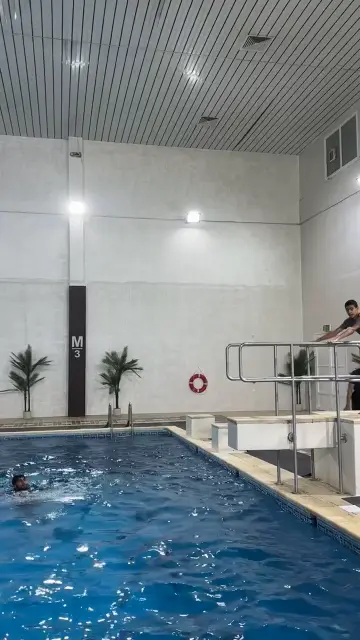
#> input picture media/bv103.webp, 360 x 640 px
$ python -i reorder.py   (imports and definitions only)
#> lines starting #> are read from the running program, lines starting #| are printed output that depends on the picture
import glob,os,re,subprocess,json
from datetime import datetime
import numpy as np
from PIL import Image, ImageOps
A='/mnt/user-data/attachments/6afa5792-2fee-5e66-b772-30d3184072c0'; U='/mnt/user-data/uploads'; M='/home/claude/club/deploy/media'
# [1 line not run here, left out]
VL='5085 5232 1803 1805 5373 5531 5596 5627 5760 5766 5780 5783 5860 5861 5862 5863 5879 1976 0414 6164 6167 6170 6171 6174 6176 6179 6181 6185 6188 2131 2132 2133 5102 0480 0481 0482 0483 0496 0498 0523 0532 0533 0534 0535 0536 0537 0538 0539 0541 0542 0543 0544 0562 0564 0565 0566 0567 0569 0570 0571 0587 6596 6689 6704 6714 6760 6762 6765 6771 6773 6776 6779 6781 6782 6783 6803 6826 6834 6979 6992 6995 6996 7158 7324 7376 7391 7392 2408 7410 7411 7412 7413 7414 7415 7416 7418 7420 7421 7544 7546 7598 7665 7668 7669 7676 7678 7680 7681 7683 7686 7687 7688 7689 7692 7693 7697 7699 7701 7702 7707 7719 7720 7723 7724 7725 7726 7727 7728 7730 7736 7745 7748 7751 7755 7756 7757 7758 7761 7768 7769 7772 7776 7777 7795 7796 7800 7808 7813 7885 7886 X7930 7934 7935 7965 7967 7968 7970 7971 7972 7977 7980 7981 7982 7989 7991 8015 8047 8048 8049 8050 8061'.split()
# [1 line not run here, left out]
def probe(f,k='format=duration'):
    return subprocess.run(['ffprobe','-v','error','-show_entries',k,'-of','csv=p=0',f],capture_output=True,text=True).stdout.strip()
# originals movs with duration + date + IMG num
movs={}
# [5 lines not run here, left out]
# batches -> item info
items={}
bi=0
batches=sorted(glob.glob('b*'),key=lambda p:int(p[1:]))
pos=0
# [4 lines not run here, left out]
# map images: seq image entries appear in batch order; collect all jpgs in batch order
allimgs=[x for b in batches for x in sorted(y for y in glob.glob(b+'/*') if y.lower().endswith(('.jpg','.png')))]
ii=0
info=[]
# [1 line that did not run here, left out]
# [15 lines not run here, left out]
def ts(s): return datetime.fromisoformat(s.replace('Z','+00:00')).timestamp()
# [3 lines not run here, left out]
# phone families by IMG number: anchors = videos
fam=lambda n: None if n is None else (3 if n==5102 else 0 if 5000<=n<=7999 else 1 if n<1000 else 2)

# [10 lines not run here, left out]
# undated images (no number or no anchors): visual similarity to dated images
def feat(f):
#> called with f = '../../media/bv103.webp'
    im=ImageOps.exif_transpose(Image.open(f)).convert('RGB').resize((32,32))
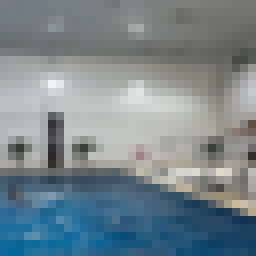
#> im: PIL image 32x32 RGB (shown 8 times larger); mean R, G, B 119.6, 133.5, 140.2
    a=np.asarray(im,float)/255; h=np.concatenate([np.histogram(a[...,c],16,(0,1))[0] for c in range(3)]).astype(float)
#> after `h = np.concatenate([np.histogram(a[..., c], 16, (0, 1))[0] for c in ra`: h = 48 values, max 227 at index 23, min 0 at index 16, mean 64
    return h/h.sum()
dated=[o for o in info if o['kind']=='i' and 'T' in o]
F={o['id']:feat(o['file']) for o in info if o['kind']=='i'}
# [6 lines not run here, left out]
order=sorted(range(len(info)),key=lambda k:(info[k]['T'],k))
new=[info[k]['id'] for k in order]
# [3 lines not run here, left out]

>>> result = feat('../../media/bv103.webp')
#> result = 48 values, max 0.0739 at index 23, min 0 at index 16, mean 0.0208

$ run again, on media/bv123.webp
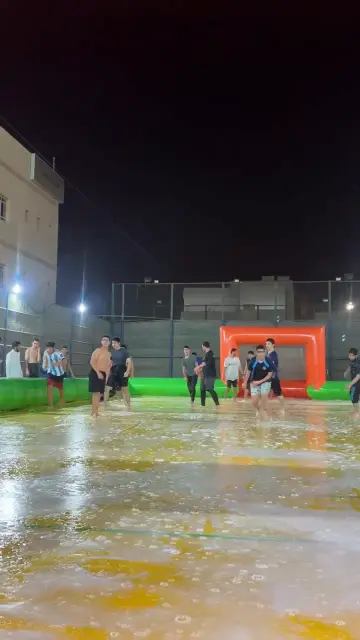
#> input picture media/bv123.webp, 360 x 640 px
#> in feat, `im=ImageOps.exif_transpose(Image.open(f)).convert('RGB').resize((32,32))`:
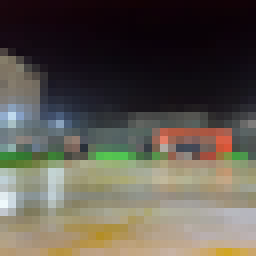
#> im: PIL image 32x32 RGB (shown 8 times larger); mean R, G, B 92.7, 87.1, 77.5
#> h = 48 values, max 314 at index 16, min 0 at index 15, mean 64
#> result = 48 values, max 0.102 at index 16, min 0 at index 15, mean 0.0208

$ run again, on media/bv132.webp
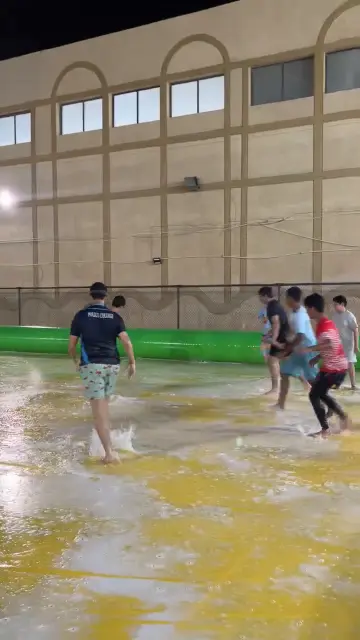
#> input picture media/bv132.webp, 360 x 640 px
#> in feat, `im=ImageOps.exif_transpose(Image.open(f)).convert('RGB').resize((32,32))`:
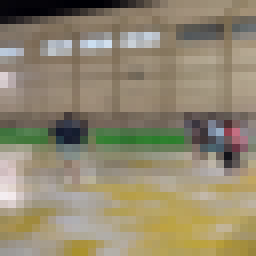
#> im: PIL image 32x32 RGB (shown 8 times larger); mean R, G, B 144.9, 135.4, 111.4
#> h = 48 values, max 226 at index 39, min 0 at index 31, mean 64
#> result = 48 values, max 0.0736 at index 39, min 0 at index 31, mean 0.0208

$ run again, on media/bv133.webp
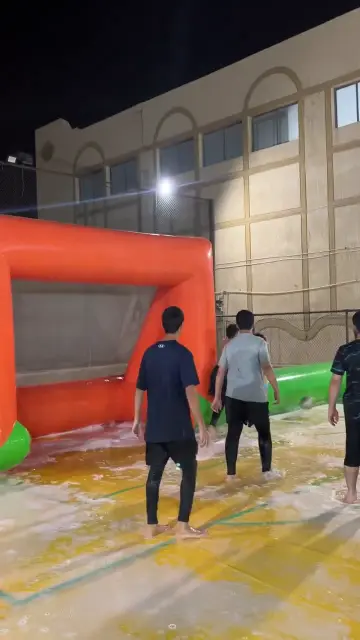
#> input picture media/bv133.webp, 360 x 640 px
#> in feat, `im=ImageOps.exif_transpose(Image.open(f)).convert('RGB').resize((32,32))`:
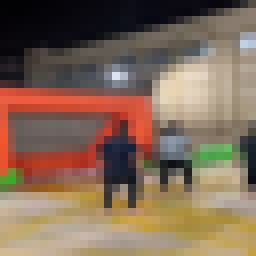
#> im: PIL image 32x32 RGB (shown 8 times larger); mean R, G, B 129.3, 105.9, 87.2
#> h = 48 values, max 152 at index 21, min 0 at index 31, mean 64
#> result = 48 values, max 0.0495 at index 21, min 0 at index 31, mean 0.0208
